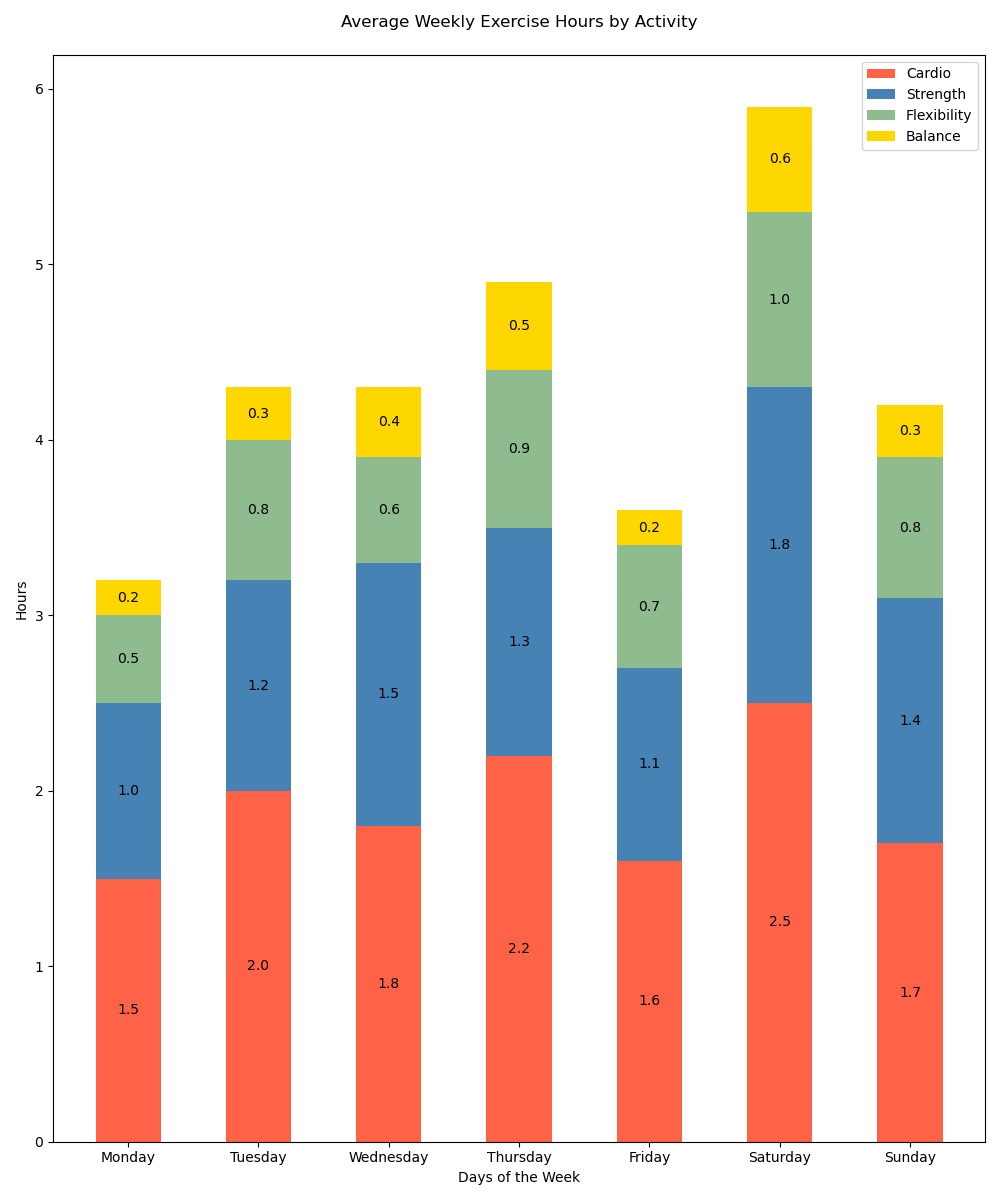

Write the Python code that produced this figure.

import matplotlib.pyplot as plt

# Data
categories = ['Monday', 'Tuesday', 'Wednesday', 'Thursday', 'Friday', 'Saturday', 'Sunday']
cardio = [1.5, 2.0, 1.8, 2.2, 1.6, 2.5, 1.7]
strength = [1.0, 1.2, 1.5, 1.3, 1.1, 1.8, 1.4]
flexibility = [0.5, 0.8, 0.6, 0.9, 0.7, 1.0, 0.8]
balance = [0.2, 0.3, 0.4, 0.5, 0.2, 0.6, 0.3]

# Offsets for stacked bars
bottom_offset_cardio = [0] * len(categories)
bottom_offset_strength = [a + b for a, b in zip(bottom_offset_cardio, cardio)]
bottom_offset_flexibility = [a + b for a, b in zip(bottom_offset_strength, strength)]
bottom_offset_balance = [a + b for a, b in zip(bottom_offset_flexibility, flexibility)]

# Create vertical bar chart
fig, ax = plt.subplots(figsize=(10, 12))

# Stacked bars
ax.bar(categories, cardio, width=0.5, bottom=bottom_offset_cardio, color='#FF6347')  # Tomato
ax.bar(categories, strength, width=0.5, bottom=bottom_offset_strength, color='#4682B4')  # SteelBlue
ax.bar(categories, flexibility, width=0.5, bottom=bottom_offset_flexibility, color='#8FBC8F')  # DarkSeaGreen
ax.bar(categories, balance, width=0.5, bottom=bottom_offset_balance, color='#FFD700')  # Gold

# Add some text for labels, title, and custom y-axis tick labels, etc.
ax.set_ylabel('Hours')
ax.set_title('Average Weekly Exercise Hours by Activity', pad=20)
ax.set_xticks(range(len(categories)))
ax.set_xticklabels(categories)
ax.set_xlabel('Days of the Week')

# Display the legend
ax.legend(['Cardio', 'Strength', 'Flexibility', 'Balance'], loc='upper right')

# Add numerical labels to each bar
for i in range(len(categories)):
    ax.text(i, cardio[i] / 2, str(cardio[i]), va='center', ha='center', color='black')
    ax.text(i, cardio[i] + strength[i] / 2, str(strength[i]), va='center', ha='center', color='black')
    ax.text(i, cardio[i] + strength[i] + flexibility[i] / 2, str(flexibility[i]), va='center', ha='center', color='black')
    ax.text(i, cardio[i] + strength[i] + flexibility[i] + balance[i] / 2, str(balance[i]), va='center', ha='center', color='black')

# Display the plot
plt.tight_layout()
plt.show()
